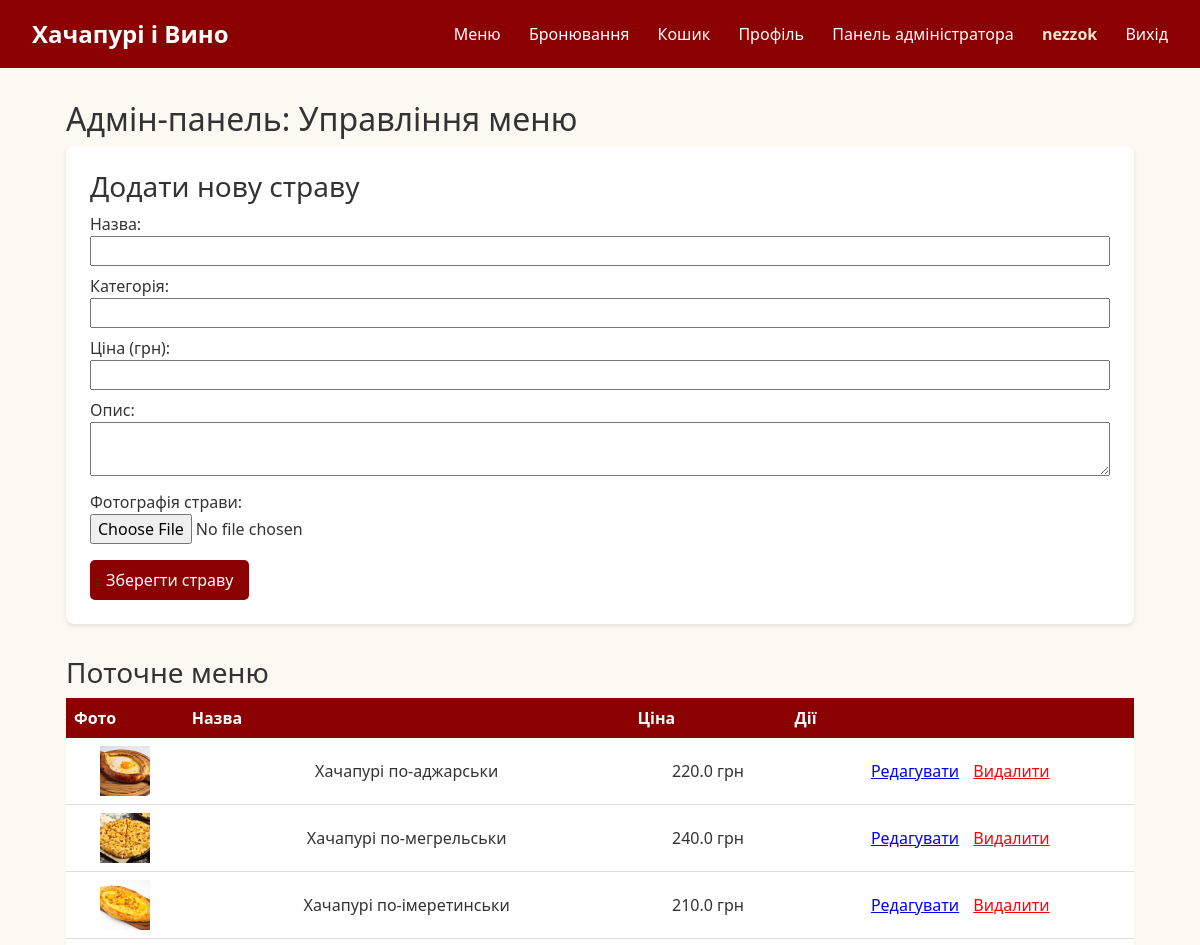
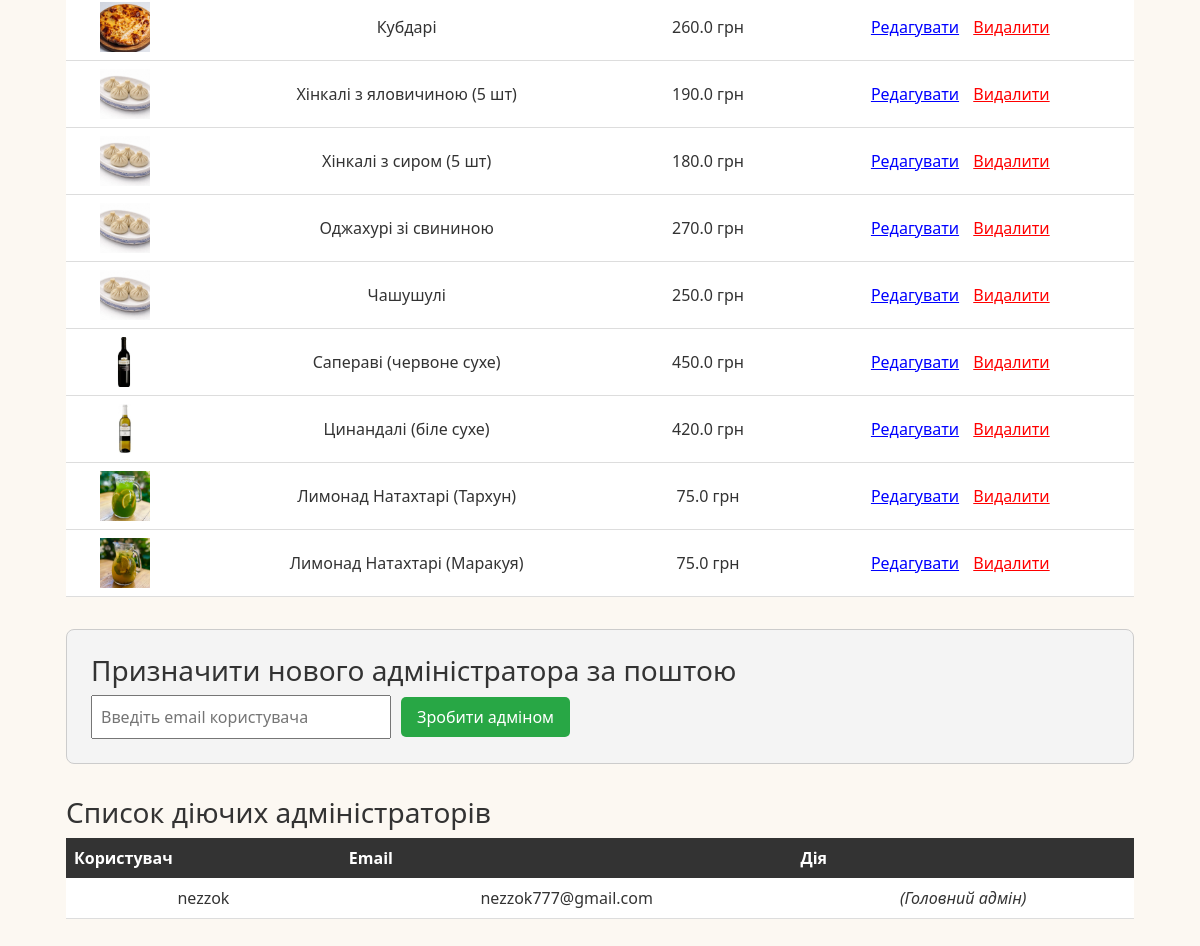
The page /admin (signed in) on the database its author committed (2 pictures, top to bottom).
### models.py (models this page shows)
class User(UserMixin, db.Model):
    id = db.Column(db.Integer, primary_key=True)
    username = db.Column(db.String(100), nullable=False)
    email = db.Column(db.String(120), unique=True, nullable=False)
    password = db.Column(db.String(200), nullable=False)
    is_admin = db.Column(db.Boolean, default=False)
    orders = db.relationship('Order', backref='user', lazy=True)

class Dish(db.Model):
    id = db.Column(db.Integer, primary_key=True)
    title = db.Column(db.String(100), nullable=False)
    category = db.Column(db.String(50), nullable=False)
    price = db.Column(db.Float, nullable=False)
    description = db.Column(db.Text, nullable=True)
    image = db.Column(db.String(150), default='default.jpg')

### app.py (the view, shortened to what this page needs)
@app.route('/admin', methods=['GET', 'POST'])
@login_required
def admin():
    if not current_user.is_admin:
        flash("У вас немає доступу до цієї сторінки!", "danger")
        return redirect(url_for('index'))
    dishes = Dish.query.all()
    admins = User.query.filter_by(is_admin=True).all()
    is_super_admin = (current_user.email == SUPER_ADMIN_EMAIL)
    return render_template('admin.html', dishes=dishes, admins=admins, is_super_admin=is_super_admin)

### app.py (called while the page is built)
@login_manager.user_loader
def load_user(user_id):
    return User.query.get(int(user_id))

### templates/admin.html (shortened to what this page needs)
{% extends 'base.html' %}
{% block content %}
<h2>Адмін-панель: Управління меню</h2>
<div style="background: white; padding: 1.5rem; border-radius: 8px; margin-bottom: 2rem; box-shadow: 0 2px 4px rgba(0,0,0,0.1);">
    <h3>Додати нову страву</h3>
    <form method="POST" enctype="multipart/form-data">
        <div style="margin-bottom: 0.5rem;">
            <label>Назва:</label><br>
            <input type="text" name="title" required style="width: 100%;">
        </div>
        <div style="margin-bottom: 0.5rem;">
            <label>Категорія:</label><br>
            <input type="text" name="category" required style="width: 100%;">
        </div>
        <div style="margin-bottom: 0.5rem;">
            <label>Ціна (грн):</label><br>
            <input type="number" step="0.01" name="price" required style="width: 100%;">
        </div>
        <div style="margin-bottom: 0.5rem;">
            <label>Опис:</label><br>
            <textarea name="description" style="width: 100%;"></textarea>
        </div>
        <div style="margin-bottom: 1rem;">
            <label>Фотографія страви:</label><br>
            <input type="file" name="image" accept="image/*">
        </div>
        <button type="submit" class="btn-add">Зберегти страву</button>
    </form>
</div>
<h3>Поточне меню</h3>
<table style="width: 100%; background: white; border-collapse: collapse; margin-bottom: 2rem;">
    <thead>
        <tr style="background: #8b0000; color: white;">
            <th style="padding: 0.5rem;">Фото</th>
            <th style="padding: 0.5rem;">Назва</th>
            <th style="padding: 0.5rem;">Ціна</th>
            <th style="padding: 0.5rem;">Дії</th>
        </tr>
    </thead>
    <tbody>
        {% for dish in dishes %}
        <tr style="border-bottom: 1px solid #ddd; text-align: center;">
            <td style="padding: 0.5rem;">
                <img src="{{ url_for('static', filename='uploads/' + dish.image) }}" width="50" height="50" style="object-fit: cover;">
            </td>
            <td style="padding: 0.5rem;">{{ dish.title }}</td>
            <td style="padding: 0.5rem;">{{ dish.price }} грн</td>
            <td style="padding: 0.5rem;">
                <a href="/admin/edit/{{ dish.id }}" style="color: blue; margin-right: 10px;">Редагувати</a>
                <a href="/admin/delete/{{ dish.id }}" style="color: red;" onclick="return confirm('Видалити страву?');">Видалити</a>
            </td>
        </tr>
        {% endfor %}
    </tbody>
</table>
{% if is_super_admin %}
<div style="background: #f4f4f4; padding: 1.5rem; border-radius: 8px; margin-bottom: 2rem; border: 1px solid #ccc;">
    <h3>Призначити нового адміністратора за поштою</h3>
    <form method="POST" style="display: flex; gap: 10px; align-items: center;">
        <input type="email" name="email" placeholder="Введіть email користувача" required style="padding: 0.5rem; width: 300px;">
        <button type="submit" class="btn-add" style="background-color: #28a745;">Зробити адміном</button>
    </form>
</div>
<h3>Список діючих адміністраторів</h3>
<table style="width: 100%; background: white; border-collapse: collapse;">
    <thead>
        <tr style="background: #333; color: white;">
            <th style="padding: 0.5rem;">Користувач</th>
            <th style="padding: 0.5rem;">Email</th>
            <th style="padding: 0.5rem;">Дія</th>
        </tr>
    </thead>
    <tbody>
        {% for user in admins %}
        <tr style="border-bottom: 1px solid #ddd; text-align: center;">
            <td style="padding: 0.5rem;">{{ user.username }}</td>
            <td style="padding: 0.5rem;">{{ user.email }}</td>
            <td style="padding: 0.5rem;">
                {% if user.email != current_user.email %}
                    <a href="/admin/revoke_admin/{{ user.id }}" style="color: red; font-weight: bold;" onclick="return confirm('Забрати права адміністратора?');">Забрати адміна</a>
                {% else %}
                    <em>(Головний адмін)</em>
                {% endif %}
            </td>
        </tr>
        {% endfor %}
    </tbody>
</table>
{% endif %}
{% endblock %}

### templates/base.html (shortened to what this page needs)
<!DOCTYPE html>
<html lang="uk">
<head>
    <link href="https://cdn.jsdelivr.net/npm/bootstrap@5.3.0/dist/css/bootstrap.min.css" rel="stylesheet">
    <link rel="stylesheet" href="{{ url_for('static', filename='css/style.css') }}">
</head>
<body>
    <header>
        <div class="logo">
            <a href="{{ url_for('index') }}" style="color: white; text-decoration: none;">Хачапурі і Вино</a>
        </div>
        <nav>
            <a href="{{ url_for('index') }}">Меню</a>
            <a href="{{ url_for('booking') }}">Бронювання</a>
            {% if current_user.is_authenticated %}
                <a href="{{ url_for('cart') }}">Кошик</a>
                <a href="{{ url_for('profile') }}">Профіль</a>
                {% if current_user.is_admin %}
                    <a href="{{ url_for('admin') }}">Панель адміністратора</a>
                {% endif %}
                <span style="margin-left: 1.5rem; font-weight: bold; color: #f0e6d2;">{{ current_user.username }}</span>
                <a href="{{ url_for('logout') }}">Вихід</a>
            {% else %}
                <a href="{{ url_for('login') }}">Вхід</a>
                <a href="{{ url_for('register') }}">Реєстрація</a>
            {% endif %}
        </nav>
    </header>
    <div class="container">
        {% block content %}{% endblock content %}
    </div>
</body>
</html>

### static/css/style.css (style rules this page uses)
body { font-family: 'Segoe UI', Tahoma, Geneva, Verdana, sans-serif; margin: 0; background-color: #fcf8f2; color: #333; }
header { background-color: #8b0000; color: white; padding: 1rem 2rem; display: flex; justify-content: space-between; align-items: center; }
header .logo { font-size: 1.5rem; font-weight: bold; }
nav a { color: white; text-decoration: none; margin-left: 1.5rem; font-weight: 500; }
.container { max-width: 1100px; margin: 2rem auto; padding: 0 1rem; }
.btn-add { background-color: #8b0000; color: white; border: none; padding: 0.5rem 1rem; border-radius: 5px; cursor: pointer; }

### rows shown on the page
User: username "nezzok", email "nezzok777@gmail.com", shows "(Головний адмін)"
Dish: image (placeholder picture), title "Хачапурі по-аджарськи", price "220.0"
Dish: image (placeholder picture), title "Хачапурі по-мегрельськи", price "240.0"
Dish: image (placeholder picture), title "Хачапурі по-імеретинськи", price "210.0"
Dish: image (placeholder picture), title "Кубдарі", price "260.0"
Dish: image (placeholder picture), title "Хінкалі з яловичиною (5 шт)", price "190.0"
Dish: image (placeholder picture), title "Хінкалі з сиром (5 шт)", price "180.0"
Dish: image (placeholder picture), title "Оджахурі зі свининою", price "270.0"
Dish: image (placeholder picture), title "Чашушулі", price "250.0"
Dish: image (placeholder picture), title "Сапераві (червоне сухе)", price "450.0"
Dish: image (placeholder picture), title "Цинандалі (біле сухе)", price "420.0"
Dish: image (placeholder picture), title "Лимонад Натахтарі (Тархун)", price "75.0"
Dish: image (placeholder picture), title "Лимонад Натахтарі (Маракуя)", price "75.0"
